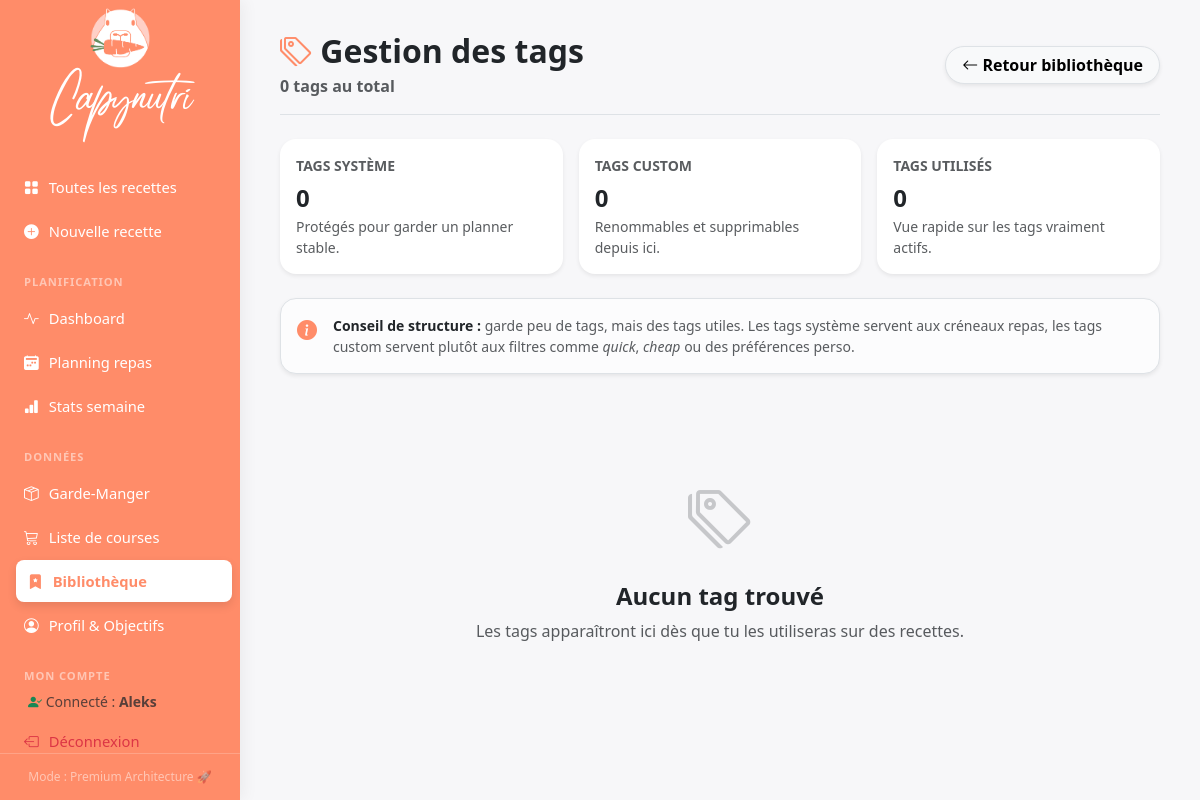
The app's page /library/tags (signed in), older data.
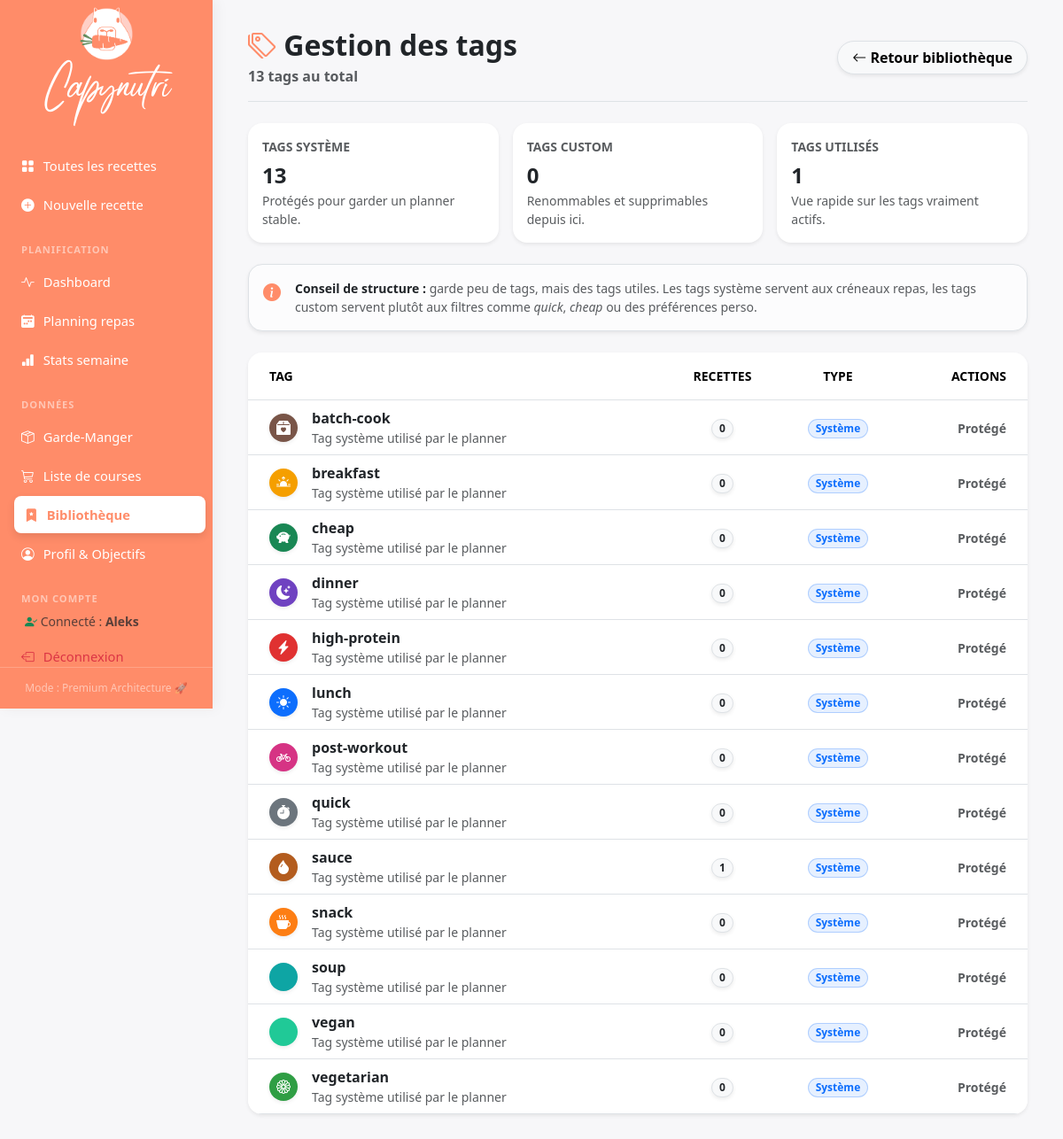
The same page, newer data.
### tables this page shows
CREATE TABLE tags (
                id    INTEGER PRIMARY KEY AUTOINCREMENT,
                name  TEXT NOT NULL UNIQUE,
                color TEXT DEFAULT '#888888',
                icon  TEXT DEFAULT 'bi-tag'
            );

### routes/library.py (the view, shortened to what this page needs)
@library_bp.route("/library/tags", methods=["GET", "POST"])
@login_required
def library_tags():
    return render_template("tags.html", tags=crud.list_tags_with_usage())

### app.py (called while the page is built)
@login_manager.user_loader
def load_user(user_id):
    return crud.get_user_by_id(int(user_id))

@app.before_request
def require_login():
    if request.endpoint in PUBLIC_ENDPOINTS or current_user.is_authenticated:
        return None
    if request.endpoint:
        return redirect(url_for('auth.login'))
    return None

### crud.py (called while the page is built)
def get_user_by_id(user_id: int) -> Optional[User]:
    with get_connection() as conn:
        row = conn.execute("SELECT * FROM users WHERE id = ?", (user_id,)).fetchone()
        return User(id=row["id"], username=row["username"], password_hash=row["password_hash"]) if row else None

def list_tags_with_usage() -> list[dict]:
    with get_connection() as conn:
        rows = conn.execute(
            """
            SELECT t.id, t.name, t.color, t.icon, COUNT(rt.recipe_id) AS recipe_count
            FROM tags t
            LEFT JOIN recipe_tags rt ON rt.tag_id = t.id
            GROUP BY t.id
            ORDER BY t.name
            """
        ).fetchall()
        tags = []
        for row in rows:
            tag = dict(row)
            tag["is_default"] = tag["name"] in DEFAULT_TAG_NAMES
            tags.append(tag)
        return tags

### templates/tags.html (shortened to what the changed rows need)
{% extends "base.html" %}
{% block content %}
<div class="d-flex flex-column flex-md-row justify-content-between align-items-md-center mb-4 pb-3 border-bottom gap-3">
  <div>
    <h2 class="mb-1 fw-bold text-dark">
      <i class="bi bi-tags text-accent"></i> Gestion des tags
    </h2>
    <span class="text-muted fw-bold">{{ tags|length }} tag{{ 's' if tags|length != 1 }} au total</span>
  </div>
</div>
<div class="row g-3 mb-4">
  <div class="col-md-4">
    <div class="card border-0 shadow-sm rounded-4 bg-white h-100">
      <div class="card-body p-3">
        <div class="small text-muted text-uppercase fw-bold mb-1">Tags système</div>
        <div class="fw-bold fs-4 text-dark">{{ tags | selectattr('is_default') | list | length }}</div>
        <div class="small text-muted">Protégés pour garder un planner stable.</div>
      </div>
    </div>
  </div>
  <div class="col-md-4">
    <div class="card border-0 shadow-sm rounded-4 bg-white h-100">
      <div class="card-body p-3">
        <div class="small text-muted text-uppercase fw-bold mb-1">Tags utilisés</div>
        <div class="fw-bold fs-4 text-dark">{{ tags | selectattr('recipe_count') | list | length }}</div>
        <div class="small text-muted">Vue rapide sur les tags vraiment actifs.</div>
      </div>
    </div>
  </div>
</div>
{% if tags %}
<div class="card border-0 shadow-sm rounded-4 overflow-hidden bg-white">
  <div class="table-responsive">
    <table class="table align-middle mb-0">
      <thead class="bg-light text-uppercase small fw-bold text-muted">
        <tr>
          <th class="ps-4 py-3 border-0">Tag</th>
          <th class="py-3 border-0 text-center">Recettes</th>
          <th class="py-3 border-0 text-center">Type</th>
          <th class="pe-4 py-3 border-0 text-end">Actions</th>
        </tr>
      </thead>
      <tbody class="border-top">
        {% for tag in tags %}
        <tr>
          <td class="ps-4">
            <div class="d-flex align-items-center gap-3">
              <span class="d-inline-flex align-items-center justify-content-center rounded-circle text-white shadow-sm"
                    style="width: 2rem; height: 2rem; background-color: {{ tag.color or '#6c757d' }};">
                <i class="bi {{ tag.icon or 'bi-tag-fill' }}"></i>
              </span>
              <div>
                <div class="fw-bold text-dark">{{ tag.name }}</div>
                {% if tag.is_default %}
                <div class="small text-muted">Tag système utilisé par le planner</div>
                {% else %}
                <div class="small text-muted">Tag personnalisé</div>
                {% endif %}
              </div>
            </div>
          </td>
          <td class="text-center">
            <span class="badge rounded-pill bg-light text-dark border fw-bold shadow-sm">
              {{ tag.recipe_count }}
            </span>
          </td>
          <td class="text-center">
            <span class="badge rounded-pill {{ 'bg-primary bg-opacity-10 text-primary border border-primary border-opacity-25' if tag.is_default else 'bg-light text-dark border' }}">
              {{ 'Système' if tag.is_default else 'Custom' }}
            </span>
          </td>
          <td class="pe-4 text-end">
            {% if tag.is_default %}
            <span class="text-muted small fw-bold">Protégé</span>
            {% endif %}
          </td>
        </tr>
        {% endfor %}
      </tbody>
    </table>
  </div>
</div>
{% else %}
<div class="text-center py-5 my-5">
  <i class="bi bi-tags text-muted" style="font-size: 4rem; opacity: 0.3;"></i>
  <h4 class="fw-bold text-dark mt-3">Aucun tag trouvé</h4>
  <p class="text-muted">Les tags apparaîtront ici dès que tu les utiliseras sur des recettes.</p>
</div>
{% endif %}
{% endblock %}

Row changes from the older to the newer data that the page shows:
added tags: name "batch-cook", recipe_count "0", is_default "Système"
added tags: name "breakfast", recipe_count "0", is_default "Système"
added tags: name "cheap", recipe_count "0", is_default "Système"
added tags: name "dinner", recipe_count "0", is_default "Système"
added tags: name "high-protein", recipe_count "0", is_default "Système"
added tags: name "lunch", recipe_count "0", is_default "Système"
added tags: name "post-workout", recipe_count "0", is_default "Système"
added tags: name "quick", recipe_count "0", is_default "Système"
added tags: name "sauce", recipe_count "1", is_default "Système"
added tags: name "snack", recipe_count "0", is_default "Système"
added tags: name "soup", recipe_count "0", is_default "Système"
added tags: name "vegan", recipe_count "0", is_default "Système"
added tags: name "vegetarian", recipe_count "0", is_default "Système"
Text that changed along with them:
{{ tags|length }}: "0" → "13"
{{ tags | selectattr('is_default') | list | length }}: "0" → "13"
{{ tags | selectattr('recipe_count') | list | length }}: "0" → "1"
text no longer shown: "Aucun tag trouvé Les tags apparaîtront ici dès que tu les utiliseras sur des recettes."
text now shown: "TAG RECETTES TYPE ACTIONS"
